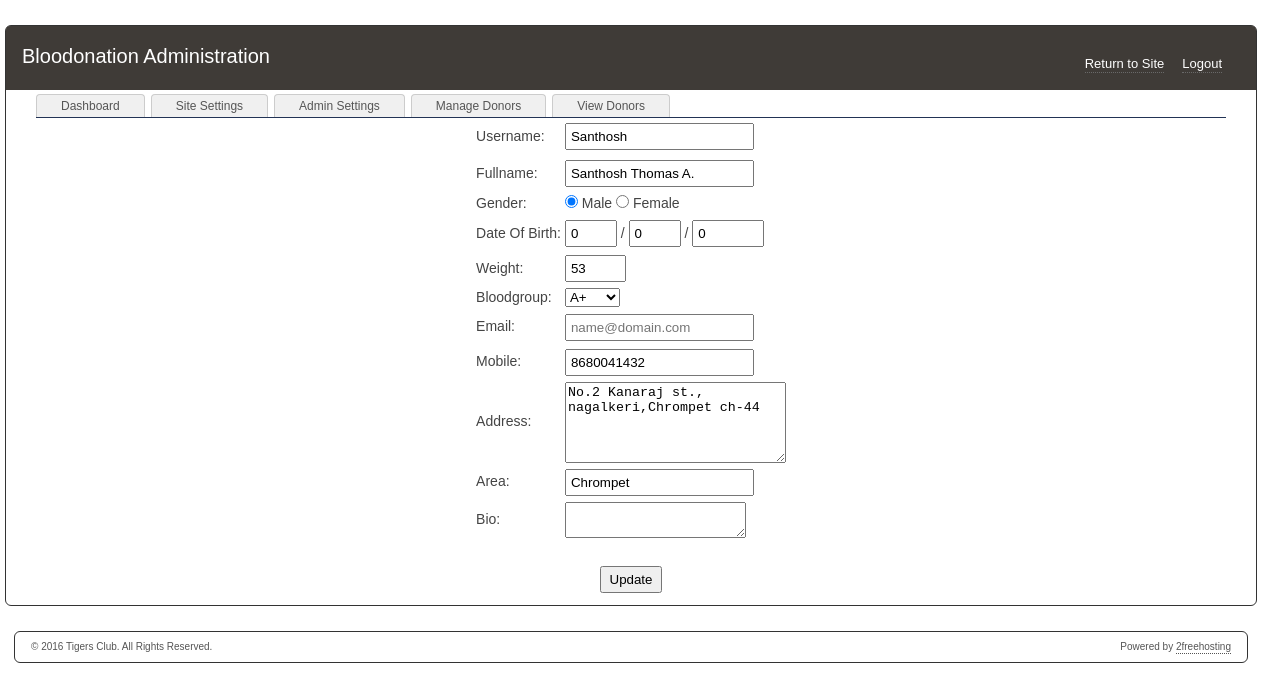
The page /admin/edit_donor.php?id=73 (signed in) on the database its author committed.
### tables this page shows
CREATE TABLE IF NOT EXISTS `settings` (
  `setting` varchar(255) NOT NULL,
  `value` text NOT NULL,
  PRIMARY KEY (`setting`)
);

CREATE TABLE IF NOT EXISTS `donor` (
  `id` int(10) unsigned NOT NULL AUTO_INCREMENT,
  `date` timestamp NOT NULL DEFAULT CURRENT_TIMESTAMP,
  `username` varchar(15) NOT NULL,
  `password` varchar(100) NOT NULL,
  `fullname` varchar(25) NOT NULL,
  `gender` varchar(6) NOT NULL DEFAULT '',
  `day` int(2) NOT NULL,
  `month` int(2) NOT NULL,
  `year` int(4) NOT NULL,
  `weight` int(3) NOT NULL,
  `bloodgroup` varchar(5) NOT NULL,
  `email` varchar(25) NOT NULL,
  `mobile` varchar(113) NOT NULL,
  `address` varchar(250) NOT NULL,
  `city` varchar(25) NOT NULL,
  `bio` varchar(250) NOT NULL,
  PRIMARY KEY (`id`),
  UNIQUE KEY `username` (`username`)
);

### utils/config.php (called while the page is built, shortened)
<?php
$table_prefix = "";
?>

### admin/edit_donor.php (the view, shortened to what this page needs)
<?php
include '../utils/config.php';
include("../utils/functions.php");
if(isset($_GET['id']))
{
	$id=$_GET['id'];
$query1 = mysqli_query($conn,"select * from donor where id=$id");
$query2 = mysqli_fetch_array($query1);
?>
<?php
include("./admin_header.php");
?>
  <div id="content">
    <ul id="topTabs">
      <li><a href="./index.php">Dashboard</a></li>
      <li><a href="./site_settings.php">Site Settings</a></li>
      <li><a href="./admin_settings.php">Admin Settings</a></li>
      <li><a href="./manage_donors.php">Manage Donors</a></li>
      <li><a href="./count_view.php">View Donors</a></li>
    </ul>
		<form method="post" action="" >
<table align="center">
<tr><td>Username:</td> <td> <input type="text" class="form" name="username" value="<?=$query2['username'];?>"/></td></tr><tr>
<tr><td>Fullname:</td><td><input type="text" class="form" name="fullname" value="<?=$query2['fullname'];?>"/></td></tr>
<tr><td>Gender: </td><td><input type="radio" class="rform" name="gender" value="Male"
<?php
if($query2['gender'] == 'Male')
	echo 'checked = "true"';
?> checked/> Male
<input type="radio" class="rform" name="gender" value="Female"
<?php
if($query2['gender'] == 'Female')
	echo 'checked = "true"';
?>/> Female</td></tr>
<tr><td>Date Of Birth:</td><td><input type="number" class="form" name="day" placeholder="DD" value="<?=$query2['day'];?>" style="width:40px;" size="2"> / <input type="number" class="form" name="month" placeholder="MM" style="width:40px;" value="<?=$query2['month'];?>" size="2"> / <input type="number" class="form" name="year" placeholder="YYYY" style="width:60px;" value="<?=$query2['year'];?>" size="4"></td></tr>
<tr><td>Weight:</td><td><input type="text" class="form" name="weight" value="<?=$query2['weight'];?>" size="4"></td></tr>
<tr><td>Bloodgroup:</td><td><select name="bloodgroup" class="form">
	<?php $bloodgroup = $query2['bloodgroup']; ?>
<option value="A+" <?php selected(@$bloodgroup,"A+") ?> />A+</option>
</select></td></tr>
<tr><td>Email:</td><td><input type="text" class="form" name="email" placeholder="name@domain.com" value="<?=$query2['email'];?>"></td></tr>
<tr><td>Mobile:</td><td><input type="text" class="form" name="mobile" placeholder="10 digit mobile number" value="<?=$query2['mobile'];?>"></td></tr>
<tr><td>Address:</td>
<td><textarea class="form" name="address"
           rows="5"
           cols="25"/><?=$query2['address'];?></textarea></td></tr>
		   <tr><td>Area:</td><td><input type="text" class="form" name="city" value="<?=$query2['city'];?>" placeholder="Kundrathur"></td></tr>
<tr><td>Bio:</td><td><textarea class="form" name="bio"><?=$query2['bio'];?></textarea></td></tr>
<tr><td></td><td>
</table><br/>
<center><input type="submit" name="submit" value=" Update "></center>
</form>
	</div>
<?php
}
?>
<?php
include("./admin_footer.php");
?>

### admin/admin_header.php (shortened to what this page needs)
<!DOCTYPE html PUBLIC "-//W3C//DTD XHTML 1.0 Transitional//EN" "http://www.w3.org/TR/xhtml1/DTD/xhtml1-transitional.dtd">
<html xmlns="http://www.w3.org/1999/xhtml">
<head>
<link type="text/css" href="./stylesheet.css" rel="stylesheet" />
</head>
<body>
<div id="wrapper">
  <div id="header">
    <div id="logo">
      <a href="./index.php"><?php print ucwords(get_config('site_name')); ?> Administration</a>
    </div>
    <ul id="headernav">
<?php
if(isset($_SESSION['adminsession'])){
?>
      <li><a href="./logout.php">Logout</a></li>
<?php
}
?>
      <li><a href="../">Return to Site</a></li>
    </ul>
  </div>

### admin/admin_footer.php (shortened to what this page needs)
</div>
<div id="footer">
  <ul id="footernav">
    <li>Powered by <a href="http://www.2freehosting.com">2freehosting</a></li>
  </ul>
  &copy; <?php print date('Y'); print ' '.$site_copyright;?>. All Rights Reserved.
</div>
</body>
</html>

### admin/stylesheet.css (style rules this page uses)
body { color:#444; font-family:Verdana, Helvetica, Arial, sans-serif; font-size:14px; line-height:1.4; margin:0; padding:0; }
a,a:visited { color:#555; }
ul,ol { margin-bottom:18px; }
#wrapper { -moz-border-radius:6px; -webkit-border-radius:6px; background-color:#fff; border:solid 1px #333; border-radius:6px; margin:25px auto; padding:0; width:1250px; }
#header { -moz-border-radius-topleft:4px; -moz-border-radius-topright:4px; -webkit-border-top-left-radius:4px; -webkit-border-top-right-radius:4px; background-color:#3f3b37; border-top-left-radius:4px; border-top-right-radius:4px; padding:16px; }
#logo { float:left; }
#logo a { color: white; text-decoration: none; font-size: 20px; }
#headernav { float:right; margin:12px 0 0; }
#headernav li { float:right; list-style-type:none; margin:0 18px 0 0; padding:0; }
#headernav li a { border-bottom:1px dotted #696969; color:#fff; font-size:13px; padding-bottom:1px; text-decoration:none; }
#content { padding:0 30px 10px; }
#footer { -moz-border-radius:6px; -webkit-border-radius:6px; background-color:#fff; border:solid 1px #333; border-radius:6px; color:#555; font-size:10px; margin:0 auto 20px; padding:8px 16px; width:1200px; }
#footer a,#footer a:visited { color:#555; text-decoration:none; }
#footernav { float:right; margin:0; width:400px; }
#footernav li { float:right; list-style-type:none; margin:0 0 0 18px; padding:0; }
#footernav li a { border-bottom:1px dotted #555; color:#555; padding-bottom:1px; text-decoration:none; }
#topTabs { border-bottom:solid 1px #235; float:left; margin:4px 0 0; padding:0; width:100%; }
#topTabs li { -moz-border-radius-topleft:4px; -moz-border-radius-topright:4px; -webkit-border-top-left-radius:4px; -webkit-border-top-right-radius:4px; background-color:#f0f0f0; border:solid 1px #ccc; border-bottom:0; border-top-left-radius:4px; border-top-right-radius:4px; float:left; list-style-type:none; margin:0 6px 0 0; padding:0; }
#topTabs li a { color:#555; display:block; font-size:12px; padding:3px 24px; text-decoration:none; }
input { margin:2px 0; padding:4px; }

### rows shown on the page
settings: value "Bloodonation"
donor: username "Santhosh", fullname "Santhosh Thomas A.", gender "☑", day "0", month "0", year "0", weight "53", bloodgroup "A+", mobile "8680041432", address "No.2 Kanaraj st., nagalkeri,Chrompet ch-44", city "Chrompet"
settings: value "Tigers Club"
